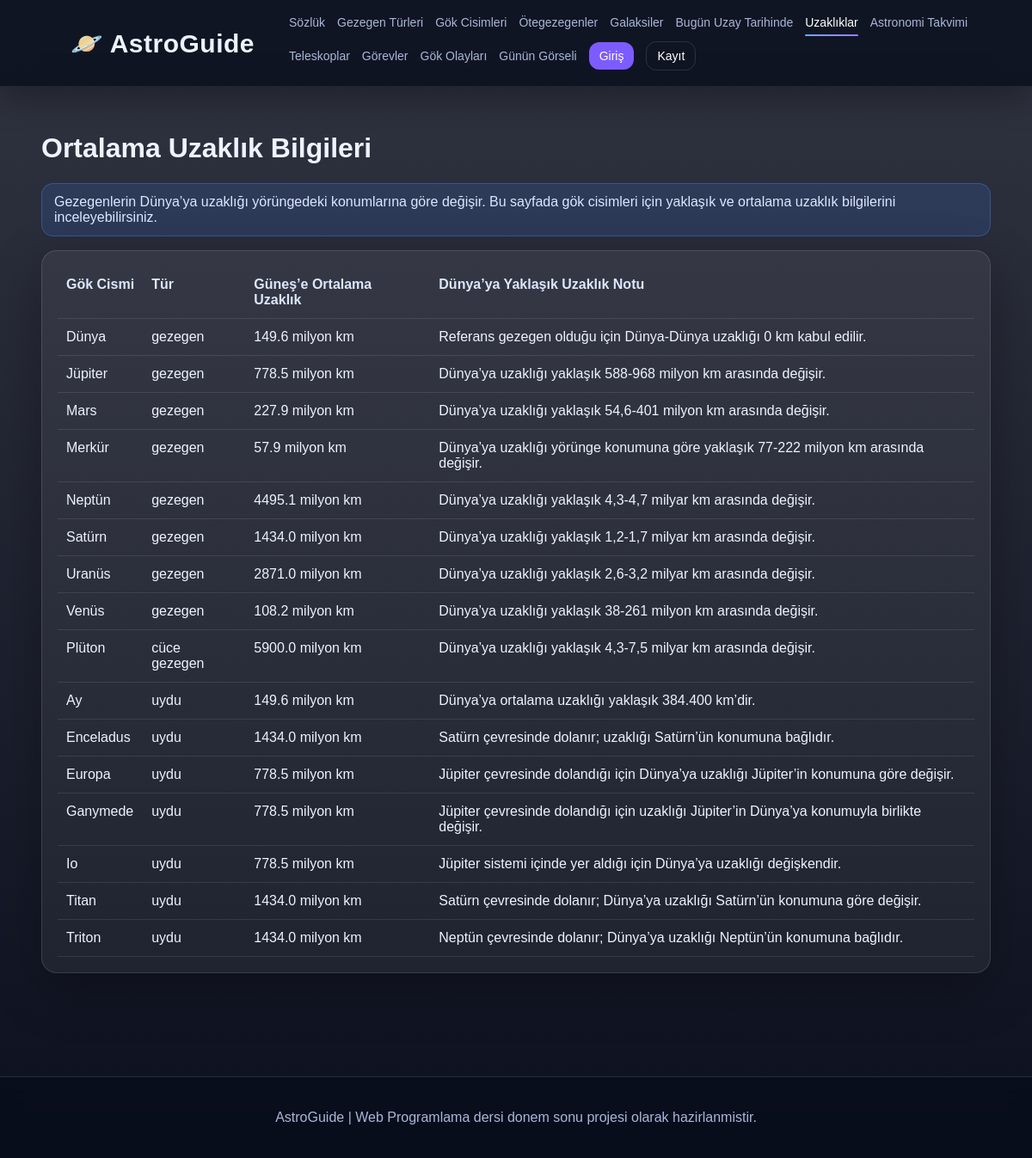
/public/live-distances.php, run on the app's committed database.
### tables this page shows
CREATE TABLE planets (
    id INT AUTO_INCREMENT PRIMARY KEY,
    name VARCHAR(100) NOT NULL,
    type VARCHAR(50) NOT NULL,
    description TEXT NOT NULL,
    image_url VARCHAR(500) NOT NULL,
    gravity_multiplier DECIMAL(6,3) NOT NULL DEFAULT 1.000,
    radius_km DECIMAL(12,1) NULL,
    distance_from_sun_million_km DECIMAL(12,1) NULL,
    moons INT NULL,
    average_temperature_c INT NULL,
    live_distance_note VARCHAR(255) NULL,
    created_at TIMESTAMP DEFAULT CURRENT_TIMESTAMP
);

### includes/auth.php (called while the page is built, shortened)
<?php
function e($value) {
    return htmlspecialchars((string)$value, ENT_QUOTES, 'UTF-8');
}
?>

### public/live-distances.php (the view)
<?php
require_once '../config/db.php';
include '../includes/header.php';
$items = $pdo->query("SELECT name, type, live_distance_note, distance_from_sun_million_km FROM planets ORDER BY FIELD(type,'gezegen','cüce gezegen','uydu'), name ASC")->fetchAll(PDO::FETCH_ASSOC);
?>
<h1>Ortalama Uzaklık Bilgileri</h1>
<div class="alert info">Gezegenlerin Dünya’ya uzaklığı yörüngedeki konumlarına göre değişir.
Bu sayfada gök cisimleri için yaklaşık ve ortalama uzaklık bilgilerini inceleyebilirsiniz.</div>
<div class="table-card">
<table>
    <thead><tr><th>Gök Cismi</th><th>Tür</th><th>Güneş’e Ortalama Uzaklık</th><th>Dünya’ya Yaklaşık Uzaklık Notu</th></tr></thead>
    <tbody>
    <?php foreach ($items as $item): ?>
        <tr>
            <td><?php echo e($item['name']); ?></td>
            <td><?php echo e($item['type']); ?></td>
            <td><?php echo $item['distance_from_sun_million_km'] !== null ? e($item['distance_from_sun_million_km']).' milyon km' : '-'; ?></td>
            <td><?php echo e($item['live_distance_note'] ?: 'Veri yok'); ?></td>
        </tr>
    <?php endforeach; ?>
    </tbody>
</table>
</div>
<?php include '../includes/footer.php'; ?>

### public/assets/css/style.css (style rules this page uses)
:root { --bg: #070b1f; --panel: rgba(18, 25, 51, 0.74); --panel-dark: rgba(10, 15, 34, 0.88); --text: #eef3ff; --muted: #aab7d9; --accent: #7c5cff; --accent-2: #23d5ff; --danger: #ff5c7a; --success: #32d583; --border: rgba(255, 255, 255, 0.12); }
* { box-sizing: border-box; }
body { margin: 0; min-height: 100vh; font-family: Arial, Helvetica, sans-serif; color: var(--text); background: linear-gradient(rgba(3, 7, 22, 0.82), rgba(3, 7, 22, 0.96)), url("https://images.unsplash.com/photo-1462331940025-496dfbfc7564?q=80&w=2070&auto=format&fit=crop"); background-size: cover; background-position: center; background-attachment: fixed; }
.hero-card, .card, .form-card, .table-card { border: 1px solid var(--border); border-radius: 24px; padding: 28px; box-shadow: 0 20px 60px rgba(0, 0, 0, 0.28); }
.alert { padding: 12px 14px; border-radius: 14px; margin-bottom: 16px; }
.alert.info { border: 1px solid rgba(72, 136, 255, 0.35); color: #dce7ff; background: rgba(72, 136, 255, 0.15); }
.table-card { overflow-x: auto; padding: 18px; border-radius: 18px; background: rgba(255, 255, 255, 0.06); }
table { width: 100%; border-collapse: collapse; }
th, td { padding: 12px 10px; border-bottom: 1px solid rgba(255, 255, 255, 0.10); text-align: left; vertical-align: top; }
th { color: #dce7ff; font-weight: 700; }

### data on the page
planets: name "Dünya", type "gezegen", distance_from_sun_million_km "149.6", live_distance_note "Referans gezegen olduğu için Dünya-Dünya uzaklığı 0 km kabul edilir."
planets: name "Jüpiter", type "gezegen", distance_from_sun_million_km "778.5", live_distance_note "Dünya’ya uzaklığı yaklaşık 588-968 milyon km arasında değişir."
planets: name "Mars", type "gezegen", distance_from_sun_million_km "227.9", live_distance_note "Dünya’ya uzaklığı yaklaşık 54,6-401 milyon km arasında değişir."
planets: name "Merkür", type "gezegen", distance_from_sun_million_km "57.9", live_distance_note "Dünya’ya uzaklığı yörünge konumuna göre yaklaşık 77-222 milyon km arasında değişir."
planets: name "Neptün", type "gezegen", distance_from_sun_million_km "4495.1", live_distance_note "Dünya’ya uzaklığı yaklaşık 4,3-4,7 milyar km arasında değişir."
planets: name "Satürn", type "gezegen", distance_from_sun_million_km "1434.0", live_distance_note "Dünya’ya uzaklığı yaklaşık 1,2-1,7 milyar km arasında değişir."
planets: name "Uranüs", type "gezegen", distance_from_sun_million_km "2871.0", live_distance_note "Dünya’ya uzaklığı yaklaşık 2,6-3,2 milyar km arasında değişir."
planets: name "Venüs", type "gezegen", distance_from_sun_million_km "108.2", live_distance_note "Dünya’ya uzaklığı yaklaşık 38-261 milyon km arasında değişir."
planets: name "Plüton", type "cüce gezegen", distance_from_sun_million_km "5900.0", live_distance_note "Dünya’ya uzaklığı yaklaşık 4,3-7,5 milyar km arasında değişir."
planets: name "Ay", type "uydu", distance_from_sun_million_km "149.6", live_distance_note "Dünya’ya ortalama uzaklığı yaklaşık 384.400 km’dir."
planets: name "Enceladus", type "uydu", distance_from_sun_million_km "1434.0", live_distance_note "Satürn çevresinde dolanır; uzaklığı Satürn’ün konumuna bağlıdır."
planets: name "Europa", type "uydu", distance_from_sun_million_km "778.5", live_distance_note "Jüpiter çevresinde dolandığı için Dünya’ya uzaklığı Jüpiter’in konumuna göre değişir."
planets: name "Ganymede", type "uydu", distance_from_sun_million_km "778.5", live_distance_note "Jüpiter çevresinde dolandığı için uzaklığı Jüpiter’in Dünya’ya konumuyla birlikte değişir."
planets: name "Io", type "uydu", distance_from_sun_million_km "778.5", live_distance_note "Jüpiter sistemi içinde yer aldığı için Dünya’ya uzaklığı değişkendir."
planets: name "Titan", type "uydu", distance_from_sun_million_km "1434.0", live_distance_note "Satürn çevresinde dolanır; Dünya’ya uzaklığı Satürn’ün konumuna göre değişir."
planets: name "Triton", type "uydu", distance_from_sun_million_km "1434.0", live_distance_note "Neptün çevresinde dolanır; Dünya’ya uzaklığı Neptün’ün konumuna bağlıdır."
